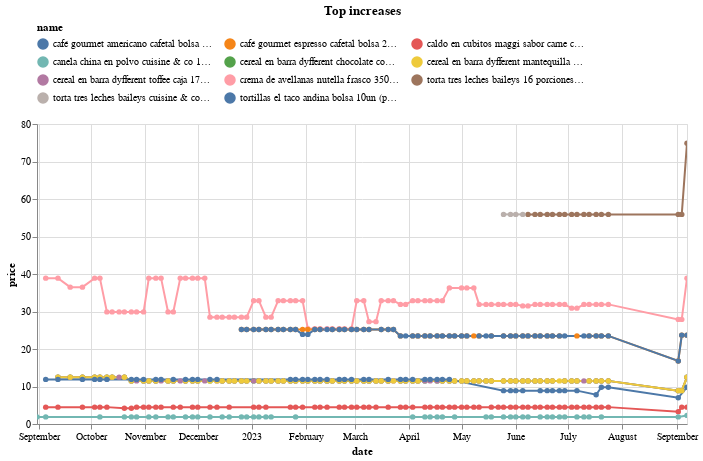

Notebook cell for this chart:
### Code cell
(top_changes
 .sort_values('change')
 .tail(10)
 .pipe(plot_changes, 'Top increases')
)

### Figure 1 — Vega-Lite specification as saved in the notebook (floating-point values rounded to 4 significant figures; data arrays with more than 128 entries replaced by an {"elided": "..."} marker saying what was removed)
{"config": {"view": {"continuousWidth": 300, "continuousHeight": 300}, "legend": {"columns": 3, "orient": "top"}}, "data": {"name": "data-41918d11a96c36d42774f1d2ac019170"}, "mark": {"type": "line", "point": true}, "encoding": {"color": {"field": "name", "scale": {"domain": ["café gourmet americano cafetal bolsa 200g (plaza_vea)", "café gourmet espresso cafetal bolsa 200g (plaza_vea)", "caldo en cubitos maggi sabor carne caja 75.2g (plaza_vea)", "canela china en polvo cuisine & co 10g (metro)", "cereal en barra dyfferent chocolate con maní caja 175g (plaza_vea)", "cereal en barra dyfferent mantequilla de maní caja 175g (plaza_vea)", "cereal en barra dyfferent toffee caja 175g (plaza_vea)", "crema de avellanas nutella frasco 350g (plaza_vea)", "torta tres leches baileys 16 porciones (metro)", "torta tres leches baileys cuisine & co 16 porciones (metro)", "tortillas el taco andina bolsa 10un (plaza_vea)"]}, "type": "nominal"}, "tooltip": [{"field": "name", "type": "nominal"}, {"field": "price", "type": "quantitative"}, {"field": "last_price", "type": "quantitative"}], "x": {"field": "date", "type": "temporal"}, "y": {"field": "price", "type": "quantitative"}}, "params": [{"name": "param_5", "select": {"type": "point", "fields": ["name"]}, "bind": "legend"}, {"name": "param_6", "select": {"type": "interval", "encodings": ["x", "y"]}, "bind": "scales"}], "title": "Top increases", "transform": [{"filter": {"param": "param_5"}}], "width": 650, "$schema": "https://vega.github.io/schema/vega-lite/v5.14.1.json", "datasets": {"data-41918d11a96c36d42774f1d2ac019170": {"elided": "648 records"}}}
